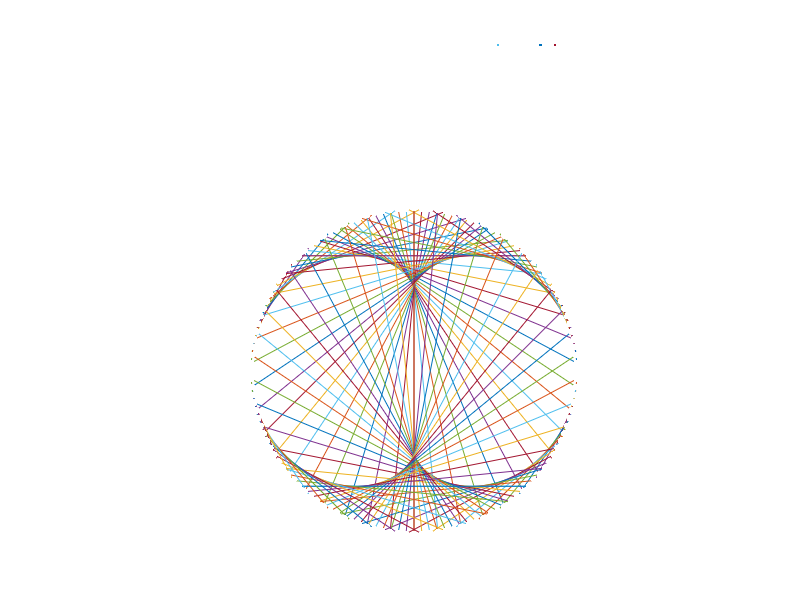

Write the MATLAB code that produced this figure. (Note: this script raises an error after producing the figure.)
clear
clc

animate = false;
transparentBackground = false;
R = 1;           % Circle Radius
n = 128;          % number of points
multiplier = 3;  % graph of multiples to plot
iterations = n-1;

t = linspace(0, 2*pi, 100);
x = R*cos(t);
y = R*sin(t);
xLim = [-R, R];
yLim = [-R, R];
points = zeros(n, 2);

% COLOUR MATRICES
%{
    first row is the background colour,
    second row is the edge colour,
    third row is the point colour
%}

c0 = [  0/255,   0/255,   0/255;    % Default
      255/255, 255/255, 255/255;
      255/255,   0/255,   0/255];
c1 = [148/255, 168/255, 154/255;
      212/255, 224/255, 155/255;
      164/255,  74/255,  63/255];
c2 = [ 93/255,  46/255,  70/255;
      232/255, 214/255, 203/255;
      173/255, 106/255, 108/255];
c3 = [ 82/255,  42/255,  39/255;
      156/255, 179/255, 128/255;
      197/255, 152/255, 73/255];
c4 = [ 82/255, 183/255, 136/255;
      178/255, 211/255, 168/255;
      237/255, 229/255, 166/255];
c5 = [ 76/255,  91/255,  92/255;
      219/255,  84/255,  97/255;
      253/255, 231/255,   1/255];
c6 = [ 37/255,   0/255, 136/255;
      243/255, 243/255, 243/255;
      252/255, 186/255,   4/255];
c7 = [ 34/255,  34/255,  34/255;
      255/255, 255/255, 255/255;
      132/255, 220/255, 198/255];
c8 = [ 21/255, 127/255,  31/255;
      160/255, 234/255, 222/255;
       29/255,  38/255,  59/255];

C = c7;

% Initialising Points Array
for p = 1:n
    P = [-cos(2*pi*(p-1)/n), sin(2*pi*(p-1)/n)];
    points(p, :) = P;
end
% Plotting Edges
if ~animate
hold on
    for i = 0:iterations
        result = multiplier * i;
        plot([points(i+1, 1), points(mod(result, n) + 1, 1)], [points(i+1, 2), points(mod(result, n) + 1, 2)], "-", Color=C(3, :), LineWidth=2)
    end
    %plot(x, y, "k", lineWidth = 2)
    for p = 1:n
        scatter(points(p, 1), points(p, 2), 25, C(2, :), "filled")
        %plot(points(p, 1), points(p, 2), "r.", MarkerSize=25)
    end
    
    h = get(gca, "Children");
    axis equal
    axis off
    fig = gcf;
    if transparentBackground
        fig.Color = "none";
    else
        fig.Color = C(1, :);
    end
    str1 = "${\lambda = " + multiplier + "}$";
    annotation("textbox",[.8 .7 .3 .2], "String", str1, "FitBoxToText", "on", "Color", "w", "FontSize", 28, "Interpreter", "latex", LineStyle="none")
    str2 = "${n = " + n + "}$";
    annotation("textbox",[.8 .6 .3 .2], "String", str2, "FitBoxToText", "on", "Color", "w", "FontSize", 28, "Interpreter", "latex", LineStyle="none")
    fig.Position = [200, 200, 1280, 720];
    xlim([xLim(1) - 0.25, xLim(2) + 0.25])
    ylim([yLim(1) - 0.25, yLim(2) + 0.25])
else
    percentage = 0;
    for p = 1:n
        scatter(points(p, 1), points(p, 2), 25, C(2, :), "filled")
        hold on
    end
    str1 = "${\lambda = " + multiplier + "}$";
    annotation("textbox",[.8 .7 .3 .2], "String", str1, "FitBoxToText", "on", "Color", "w", "FontSize", 28, "Interpreter", "latex", LineStyle="none")
    str2 = "${n = " + n + "}$";
    annotation("textbox",[.8 .6 .3 .2], "String", str2, "FitBoxToText", "on", "Color", "w", "FontSize", 28, "Interpreter", "latex", LineStyle="none")
    for i = 0:iterations
        percentage = (i/(iterations))*100;
        disp(round(percentage, 2) + "% saved")
        result = multiplier * i;
        plot([points(i+1, 1), points(mod(result, n) + 1, 1)], [points(i+1, 2), points(mod(result, n) + 1, 2)], "-", Color=C(3, :), LineWidth=2)
        axis equal
        axis off
        fig = gcf;
        if transparentBackground
            fig.Color = "none";
        else
            fig.Color = C(1, :);
        end
        fig.Position = [200, 200, 1280, 720];
        xlim([xLim(1) - 0.25, xLim(2) + 0.25])
        ylim([yLim(1) - 0.25, yLim(2) + 0.25])
        h = get(gca, "Children");
        set(gca, "Children", [h(2:end); h(1)])
        filename = sprintf("%s/frame_%03d.png", "C:\Users\reeve\OneDrive\Documents\MATLAB\times\frames", i);
        F = getframe(gcf);
        imwrite(F.cdata, filename);
    end

end
    
